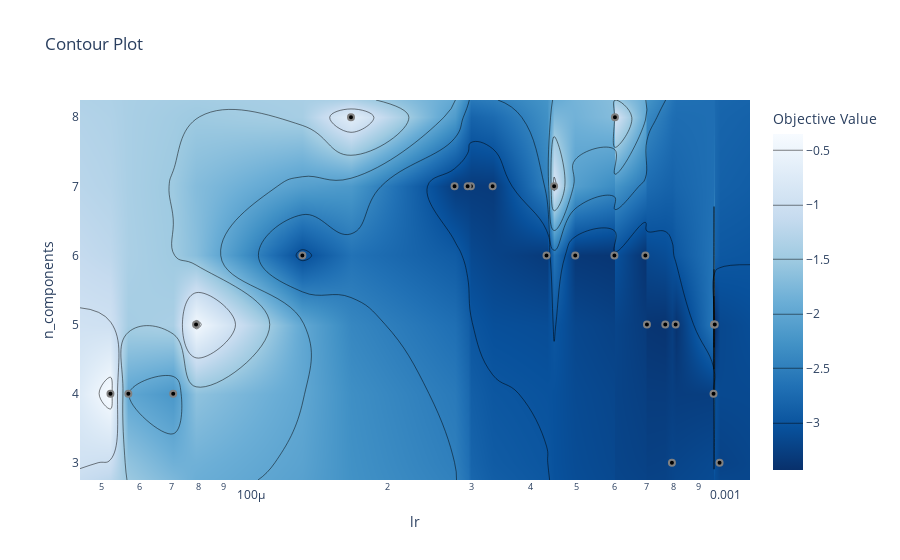

The cell this chart's notebook holds for it:
### Code cell
fig = optuna.visualization.plot_contour(study, params=['lr', 'n_components'])
fig.show()

### Figure 1 — Plotly figure (JSON) as saved in the notebook; plotly's stock layout.template omitted (floating-point values rounded to 4 significant figures; data arrays with more than 128 entries replaced by an {"elided": "..."} marker saying what was removed)
{"data": [{"colorbar": {"title": {"text": "Objective Value"}}, "colorscale": [[0, "rgb(247,251,255)"], [0.125, "rgb(222,235,247)"], [0.25, "rgb(198,219,239)"], [0.375, "rgb(158,202,225)"], [0.5, "rgb(107,174,214)"], [0.625, "rgb(66,146,198)"], [0.75, "rgb(33,113,181)"], [0.875, "rgb(8,81,156)"], [1, "rgb(8,48,107)"]], "connectgaps": true, "contours": {"coloring": "heatmap"}, "hoverinfo": "none", "line": {"smoothing": 1.3}, "reversescale": true, "type": "contour", "x": [4.498e-05, 5.213e-05, 5.685e-05, 7.066e-05, 7.894e-05, 0.0001321, 0.0001673, 0.0002763, 0.0002944, 0.0002992, 0.0003323, 0.0004315, 0.0004478, 0.000496, 0.0005997, 0.0006012, 0.0006968, 0.0007021, 0.0007673, 0.0007924, 0.0008068, 0.0009696, 0.0009719, 0.0009754, 0.0009982, 0.001157], "y": [2.75, 3, 4, 5, 6, 7, 8, 8.25], "z": {"elided": "8x26 float values"}}, {"marker": {"color": "black", "line": {"color": "Gray", "width": 2}}, "mode": "markers", "name": "Feasible Trial", "showlegend": false, "type": "scatter", "x": [0.0006012, 5.213e-05, 7.066e-05, 0.0009719, 0.0004478, 0.0001673, 7.894e-05, 0.0002763, 5.685e-05, 0.0001321, 0.0003323, 0.0002992, 0.0002944, 0.0004315, 0.000496, 0.0006968, 0.0007924, 0.0005997, 0.0007673, 0.0009754, 0.0009982, 0.0007021, 0.0008068, 0.0009696], "y": [8, 4, 4, 5, 7, 8, 5, 7, 4, 6, 7, 7, 7, 6, 6, 6, 3, 6, 5, 5, 3, 5, 5, 4]}, {"marker": {"color": "#cccccc", "line": {"color": "Gray", "width": 2}}, "mode": "markers", "name": "Infeasible Trial", "showlegend": false, "type": "scatter", "x": [], "y": []}], "layout": {"title": {"text": "Contour Plot"}, "xaxis": {"range": [-4.347, -2.937], "title": {"text": "lr"}, "type": "log"}, "yaxis": {"range": [2.75, 8.25], "title": {"text": "n_components"}}}}
